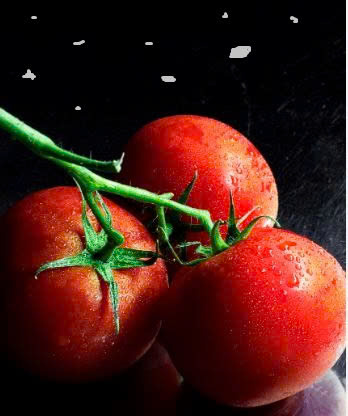
#> input picture z5989234620386_19b6325f9d6bb67a9c17f08c8aee78ad.jpg, 348 x 416 px, found by its file name
$ python morphological.py
#> lines starting #> are read from the running program, lines starting #| are printed output that depends on the picture
import cv2
import numpy as np
import matplotlib.pyplot as plt

# Tải hình ảnh từ đường dẫn đã cho
img = cv2.imread("L:\\NNLT_Python\\Xu-li-anh\z5989234620386_19b6325f9d6bb67a9c17f08c8aee78ad.jpg")
#> img is the input picture: shape (416, 348, 3); mean B, G, R 23.3, 30.6, 71.2

# Kiểm tra xem hình ảnh đã được tải hay chưa
if img is None:
    print("Không thể tải hình ảnh. Vui lòng kiểm tra đường dẫn.")
else:
    # Chuyển đổi sang ảnh xám
    gray_img = cv2.cvtColor(img, cv2.COLOR_BGR2GRAY)
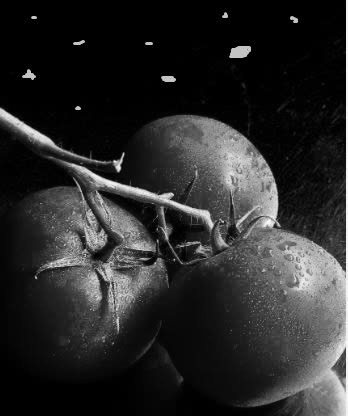
#> gray_img: shape (416, 348); min 0, max 253, mean 41.9

    # Áp dụng bảng màu cho ảnh xám
    img_color = cv2.applyColorMap(gray_img, cv2.COLORMAP_JET)
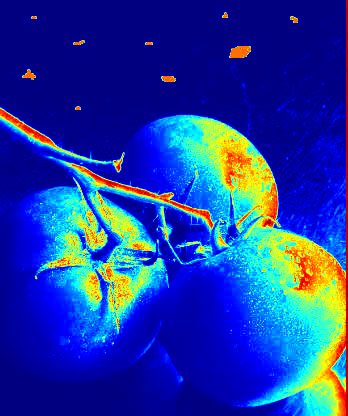
#> img_color: shape (416, 348, 3); mean B, G, R 161.3, 57.8, 29.5

    # Tạo một kernel (mô hình) hình chữ nhật
    kernel = np.ones((5, 5), np.uint8)  # Kích thước kernel có thể thay đổi

    # Thực hiện phép xói mòn 3 lần bằng vòng lặp
    eroded_img = gray_img.copy()
    for _ in range(3):  # Lặp 3 lần
        eroded_img = cv2.erode(eroded_img, kernel, iterations=1)
#> this loop made 3 passes
#> pass 1, `eroded_img = cv2.erode(eroded_img, kernel, iterations=1)`:
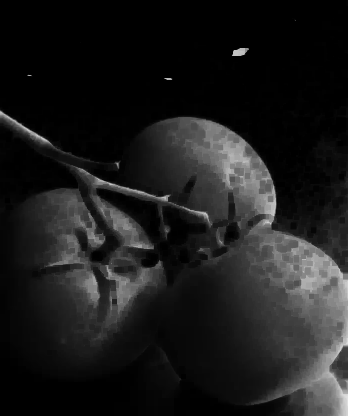
#> eroded_img: shape (416, 348); min 0, max 225, mean 27.9
#> pass 2, `eroded_img = cv2.erode(eroded_img, kernel, iterations=1)`:
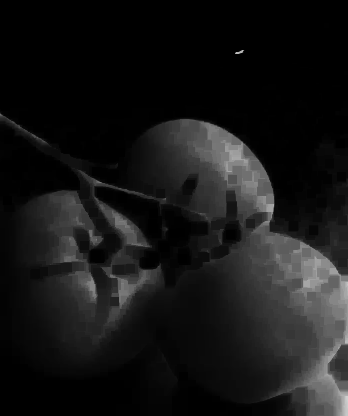
#> eroded_img: shape (416, 348); min 0, max 209, mean 22.4
#> pass 3, `eroded_img = cv2.erode(eroded_img, kernel, iterations=1)`:
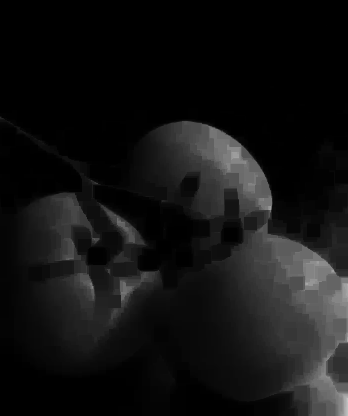
#> eroded_img: shape (416, 348); min 0, max 197, mean 19

    # Hiển thị ảnh gốc, ảnh màu đã áp dụng bảng màu, ảnh xám, ảnh xói mòn 1 lần và ảnh xói mòn 3 lần
    plt.figure(figsize=(10, 5))

    plt.subplot(2, 3, 1)
    plt.imshow(cv2.cvtColor(img, cv2.COLOR_BGR2RGB))  # Hiển thị ảnh gốc
    plt.title("Hình ảnh gốc")
    plt.axis("off")

    plt.subplot(2, 3, 2)
    plt.imshow(cv2.cvtColor(img_color, cv2.COLOR_BGR2RGB))  # Hiển thị ảnh màu đã áp dụng bảng màu
    plt.title("Hình ảnh sau áp dụng màu")
    plt.axis("off")

    plt.subplot(2, 3, 3)
    plt.imshow(gray_img, cmap='gray')  # Hiển thị ảnh xám
    plt.title("Hình ảnh xám")
    plt.axis("off")

    plt.subplot(2, 3, 4)
    plt.imshow(eroded_img, cmap='gray')  # Hiển thị ảnh xói mòn 3 lần
    plt.title("Hình ảnh xói mòn 3 lần")
    plt.axis("off")

    plt.tight_layout()  # Điều chỉnh khoảng cách giữa các subplot
    plt.show()
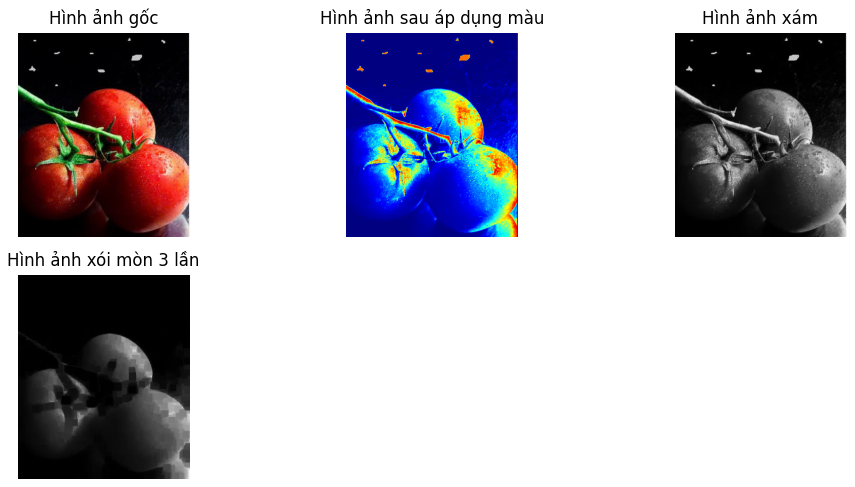
#> figure drawn by matplotlib, 4 panels
